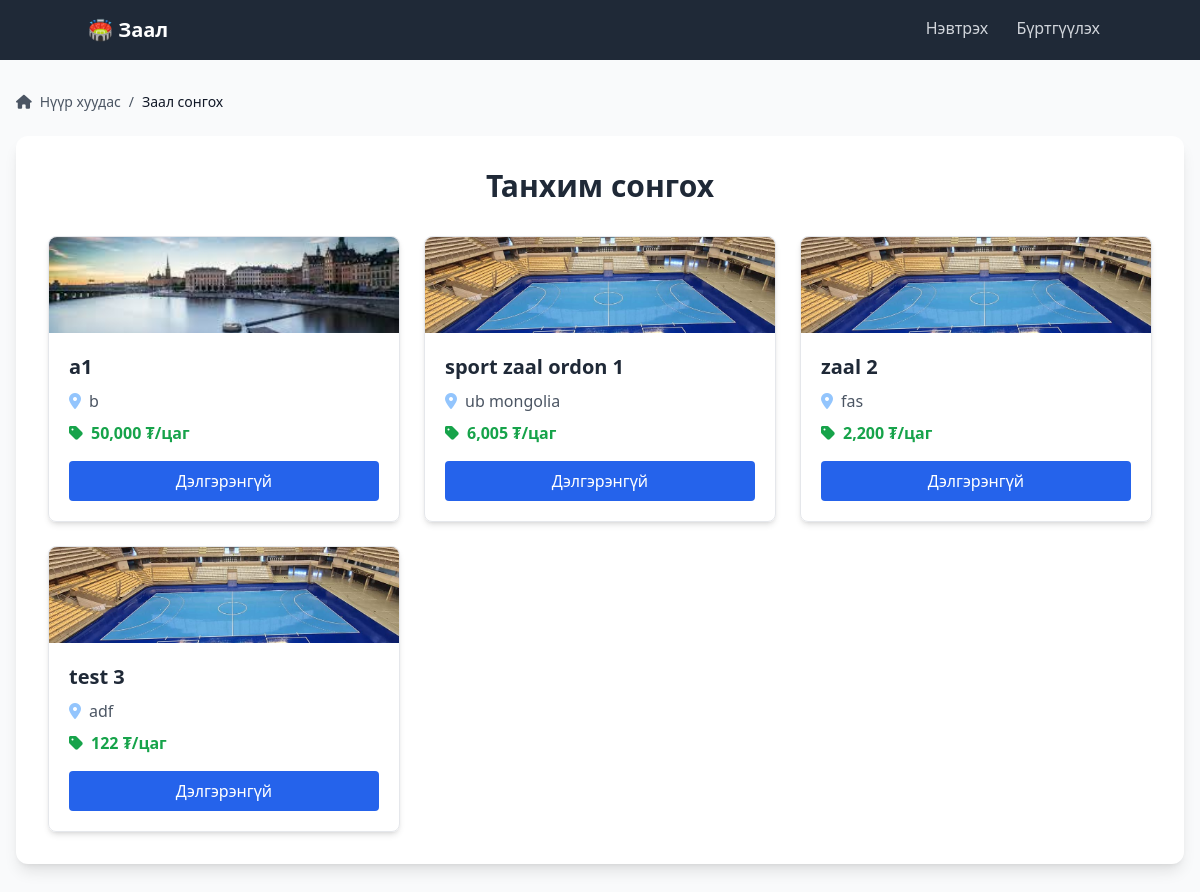
/book_venue.php, run on the app's committed database.
### tables this page shows
CREATE TABLE `venue` (
  `VenueID` int(11) NOT NULL,
  `ManagerID` int(11) NOT NULL,
  `Name` varchar(100) NOT NULL,
  `Location` varchar(255) NOT NULL,
  `SportType` enum('Хөлбөмбөг','Сагсанбөмбөг','Волейбол','Ширээний теннис','Бадминтон','Талбайн теннис','Гольф','Бүжиг','Иога','Билльярд') NOT NULL,
  `HourlyPrice` decimal(10,2) NOT NULL,
  `Description` text DEFAULT NULL,
  `MapLocation` varchar(255) DEFAULT NULL
);

### book_venue.php (the view, shortened to what this page needs)
<?php
$selected_venue = filter_var($_GET['venue_id'] ?? null, FILTER_VALIDATE_INT);
$venue_details = null;
?>
<!DOCTYPE html>
<html lang="mn">
<head>
    <script src="https://cdn.tailwindcss.com"></script>
    <link rel="stylesheet" href="https://cdnjs.cloudflare.com/ajax/libs/font-awesome/6.0.0/css/all.min.css">
</head>
<body class="bg-gray-50 font-sans">
    <?php include 'header.php'; ?>
    <div class="container mx-auto px-4 py-8 max-w-7xl">
        <nav class="flex items-center space-x-2 mb-6 text-sm text-gray-600">
            <a href="home.php" class="hover:text-blue-600 flex items-center">
                <i class="fas fa-home mr-2"></i>Нүүр хуудас
            </a>
            <span>/</span>
            <?php if ($selected_venue): ?>
                <span class="text-gray-900"><?= htmlspecialchars($venue_details['Name']) ?></span>
            <?php else: ?>
                <span class="text-gray-900">Заал сонгох</span>
            <?php endif; ?>
        </nav>
        <div class="bg-white shadow-lg rounded-xl overflow-hidden">
            <?php if (!$selected_venue): ?>
                <div class="p-8">
                    <h1 class="text-3xl font-bold text-center mb-8 text-gray-800">Танхим сонгох</h1>
                    <?php
                    $venues_query = "SELECT v.*, vi.ImagePath as VenueImage
                                     FROM Venue v
                                     LEFT JOIN VenueImages vi ON v.VenueID = vi.VenueID
                                     GROUP BY v.VenueID";
                    $venues_result = $conn->query($venues_query);
                    if ($venues_result->num_rows > 0): ?>
                        <div class="grid grid-cols-1 md:grid-cols-2 lg:grid-cols-3 gap-6">
                            <?php while ($venue = $venues_result->fetch_assoc()): ?>
                                <div class="border rounded-lg shadow-md hover:shadow-xl transition-all duration-300 group">
                                    <?php
                                    $venue_image = $venue['VenueImage'];
                                    if ($venue_image) {
                                        $venue_image = ltrim($venue_image, './');
                                    } else {
                                        $venue_image = 'uploads/venue_images/default.jpg';
                                    }
                                    ?>
                                    <div class="relative overflow-hidden rounded-t-lg">
                                        <img src="<?= htmlspecialchars($venue_image) ?>"
                                             alt="<?= htmlspecialchars($venue['Name']) ?>"
                                             class="w-full h-24 object-cover group-hover:scale-110 transition-transform duration-300"
                                             onerror="this.src='uploads/venue_images/default.jpg'">
                                    </div>
                                    <div class="p-5">
                                        <h2 class="text-xl font-bold mb-2 text-gray-800"><?= htmlspecialchars($venue['Name']) ?></h2>
                                        <div class="flex items-center mb-2 text-gray-600">
                                            <i class="fas fa-map-marker-alt mr-2 text-blue-300"></i>
                                            <?= htmlspecialchars($venue['Location']) ?>
                                        </div>
                                        <div class="flex items-center text-green-600 font-semibold">
                                            <i class="fas fa-tag mr-2"></i>
                                            <?= number_format($venue['HourlyPrice']) ?> ₮/цаг
                                        </div>
                                        <a href="?venue_id=<?= $venue['VenueID'] ?>"
                                           class="mt-4 block text-center bg-blue-600 text-white py-2 rounded hover:bg-blue-700 transition-colors">
                                            Дэлгэрэнгүй
                                        </a>
                                    </div>
                                </div>
                            <?php endwhile; ?>
                        </div>
                    <?php endif; ?>
                </div>
           <?php endif; ?>
       </div>
   </div>
</body>
</html>

### data on the page
venue: shows a picture, Name "a1", Location "b", HourlyPrice "50,000"
venue: Name "sport zaal ordon 1", Location "ub mongolia", HourlyPrice "6,005"
venue: Name "zaal 2", Location "fas", HourlyPrice "2,200"
venue: Name "test 3", Location "adf", HourlyPrice "122"
